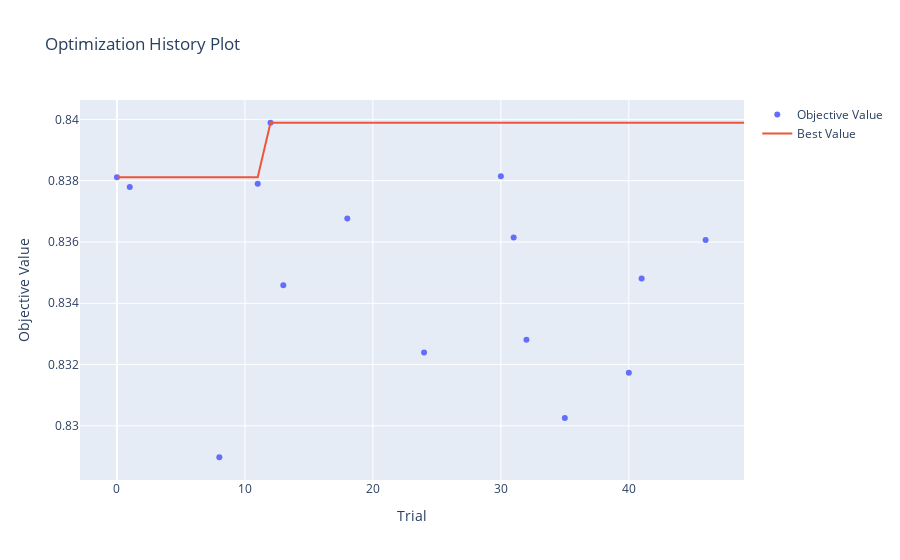
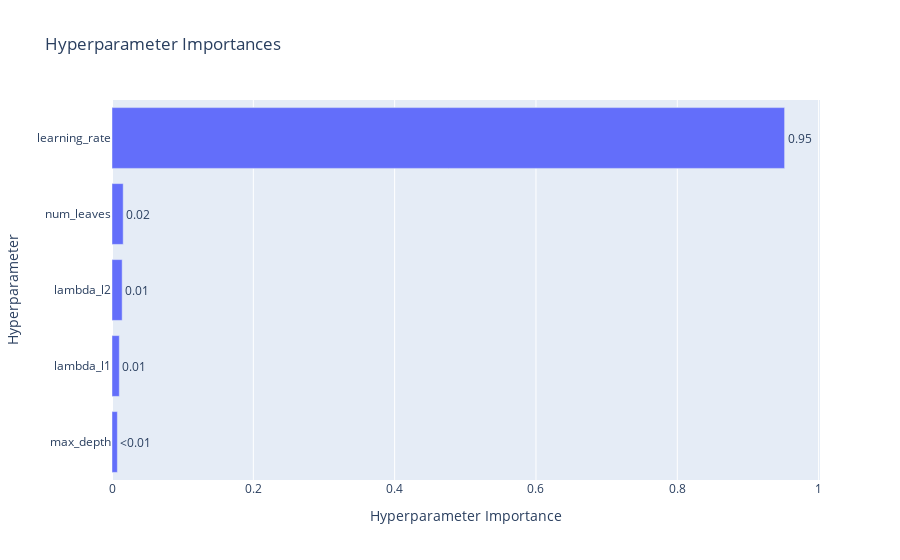
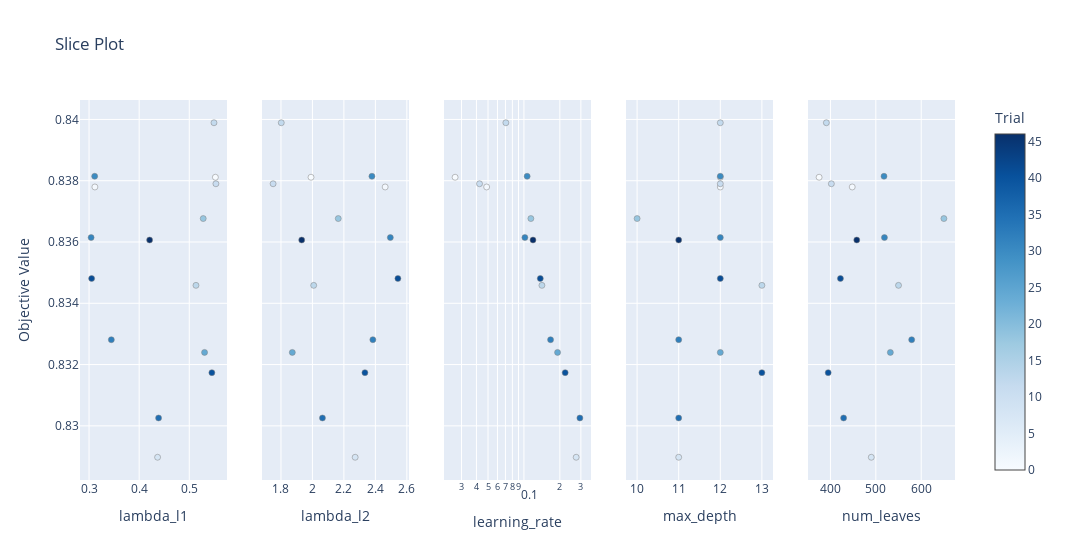

The code cell stored with these charts, in order, in its notebook:
### Code cell
import optuna.visualization as vis

# 1. Best trial summary
best = lightgbm_study2.best_trial
print(f"✅ Best AUC: {best.value:.6f}")
print("✅ Best Parameters:")
for k, v in best.params.items():
    print(f"  {k}: {v}")

# 2. Trial counts
completed = sum(t.state == optuna.trial.TrialState.COMPLETE for t in lightgbm_study2.trials)
pruned = sum(t.state == optuna.trial.TrialState.PRUNED for t in lightgbm_study2.trials)
print(f"\nTrials Completed: {completed}")
print(f"🪓 Trials Pruned:    {pruned}")
print(f"🧮 Total Trials:     {len(lightgbm_study2.trials)}")

# 3. Optimization history (interactive)
vis.plot_optimization_history(lightgbm_study2).show()

# 4. Parameter importances (interactive)
vis.plot_param_importances(lightgbm_study2).show()

vis.plot_slice(lightgbm_study2).show()

### Figure 1 — Plotly figure (JSON) as saved in the notebook; plotly's stock layout.template omitted (floating-point values rounded to 4 significant figures)
{"data": [{"mode": "markers", "name": "Objective Value", "type": "scatter", "x": [0, 1, 8, 11, 12, 13, 18, 24, 30, 31, 32, 35, 40, 41, 46], "y": [0.8381, 0.8378, 0.829, 0.8379, 0.8399, 0.8346, 0.8368, 0.8324, 0.8381, 0.8361, 0.8328, 0.8303, 0.8317, 0.8348, 0.8361]}, {"mode": "lines", "name": "Best Value", "type": "scatter", "x": [0, 1, 2, 3, 4, 5, 6, 7, 8, 9, 10, 11, 12, 13, 14, 15, 16, 17, 18, 19, 20, 21, 22, 23, 24, 25, 26, 27, 28, 29, 30, 31, 32, 33, 34, 35, 36, 37, 38, 39, 40, 41, 42, 43, 44, 45, 46, 47, 48, 49], "y": [0.8381, 0.8381, 0.8381, 0.8381, 0.8381, 0.8381, 0.8381, 0.8381, 0.8381, 0.8381, 0.8381, 0.8381, 0.8399, 0.8399, 0.8399, 0.8399, 0.8399, 0.8399, 0.8399, 0.8399, 0.8399, 0.8399, 0.8399, 0.8399, 0.8399, 0.8399, 0.8399, 0.8399, 0.8399, 0.8399, 0.8399, 0.8399, 0.8399, 0.8399, 0.8399, 0.8399, 0.8399, 0.8399, 0.8399, 0.8399, 0.8399, 0.8399, 0.8399, 0.8399, 0.8399, 0.8399, 0.8399, 0.8399, 0.8399, 0.8399]}, {"marker": {"color": "#cccccc"}, "mode": "markers", "name": "Infeasible Trial", "showlegend": false, "type": "scatter", "x": [], "y": []}], "layout": {"title": {"text": "Optimization History Plot"}, "xaxis": {"title": {"text": "Trial"}}, "yaxis": {"title": {"text": "Objective Value"}}}}

### Figure 2 — Plotly figure (JSON) as saved in the notebook; plotly's stock layout.template omitted (floating-point values rounded to 4 significant figures)
{"data": [{"cliponaxis": false, "hovertemplate": ["max_depth (IntDistribution): 0.00757871965922686<extra></extra>", "lambda_l1 (FloatDistribution): 0.010353122412982868<extra></extra>", "lambda_l2 (FloatDistribution): 0.014383539403607402<extra></extra>", "num_leaves (IntDistribution): 0.015831508610880916<extra></extra>", "learning_rate (FloatDistribution): 0.9518531099133021<extra></extra>"], "name": "Objective Value", "orientation": "h", "text": ["<0.01", "0.01", "0.01", "0.02", "0.95"], "textposition": "outside", "type": "bar", "x": [0.007579, 0.01035, 0.01438, 0.01583, 0.9519], "y": ["max_depth", "lambda_l1", "lambda_l2", "num_leaves", "learning_rate"]}], "layout": {"title": {"text": "Hyperparameter Importances"}, "xaxis": {"title": {"text": "Hyperparameter Importance"}}, "yaxis": {"title": {"text": "Hyperparameter"}}}}

### Figure 3 — Plotly figure (JSON) as saved in the notebook; plotly's stock layout.template omitted (floating-point values rounded to 4 significant figures)
{"data": [{"marker": {"color": [0, 1, 8, 11, 12, 13, 18, 24, 30, 31, 32, 35, 40, 41, 46], "colorbar": {"title": {"text": "Trial"}, "x": 1, "xpad": 40}, "colorscale": [[0, "rgb(247,251,255)"], [0.125, "rgb(222,235,247)"], [0.25, "rgb(198,219,239)"], [0.375, "rgb(158,202,225)"], [0.5, "rgb(107,174,214)"], [0.625, "rgb(66,146,198)"], [0.75, "rgb(33,113,181)"], [0.875, "rgb(8,81,156)"], [1, "rgb(8,48,107)"]], "line": {"color": "Grey", "width": 0.5}, "showscale": true}, "mode": "markers", "name": "Feasible Trial", "showlegend": false, "type": "scatter", "x": [0.5521, 0.3116, 0.4368, 0.5531, 0.5493, 0.5133, 0.5278, 0.5305, 0.3112, 0.3041, 0.3445, 0.4387, 0.5451, 0.3051, 0.4209], "xaxis": "x", "y": [0.8381, 0.8378, 0.829, 0.8379, 0.8399, 0.8346, 0.8368, 0.8324, 0.8381, 0.8361, 0.8328, 0.8303, 0.8317, 0.8348, 0.8361], "yaxis": "y"}, {"marker": {"color": [0, 1, 8, 11, 12, 13, 18, 24, 30, 31, 32, 35, 40, 41, 46], "colorbar": {"title": {"text": "Trial"}, "x": 1, "xpad": 40}, "colorscale": [[0, "rgb(247,251,255)"], [0.125, "rgb(222,235,247)"], [0.25, "rgb(198,219,239)"], [0.375, "rgb(158,202,225)"], [0.5, "rgb(107,174,214)"], [0.625, "rgb(66,146,198)"], [0.75, "rgb(33,113,181)"], [0.875, "rgb(8,81,156)"], [1, "rgb(8,48,107)"]], "line": {"color": "Grey", "width": 0.5}, "showscale": false}, "mode": "markers", "name": "Feasible Trial", "showlegend": false, "type": "scatter", "x": [1.991, 2.462, 2.272, 1.75, 1.802, 2.008, 2.164, 1.872, 2.378, 2.495, 2.384, 2.064, 2.333, 2.543, 1.932], "xaxis": "x2", "y": [0.8381, 0.8378, 0.829, 0.8379, 0.8399, 0.8346, 0.8368, 0.8324, 0.8381, 0.8361, 0.8328, 0.8303, 0.8317, 0.8348, 0.8361], "yaxis": "y2"}, {"marker": {"color": [0, 1, 8, 11, 12, 13, 18, 24, 30, 31, 32, 35, 40, 41, 46], "colorbar": {"title": {"text": "Trial"}, "x": 1, "xpad": 40}, "colorscale": [[0, "rgb(247,251,255)"], [0.125, "rgb(222,235,247)"], [0.25, "rgb(198,219,239)"], [0.375, "rgb(158,202,225)"], [0.5, "rgb(107,174,214)"], [0.625, "rgb(66,146,198)"], [0.75, "rgb(33,113,181)"], [0.875, "rgb(8,81,156)"], [1, "rgb(8,48,107)"]], "line": {"color": "Grey", "width": 0.5}, "showscale": false}, "mode": "markers", "name": "Feasible Trial", "showlegend": false, "type": "scatter", "x": [0.02649, 0.04871, 0.2741, 0.04245, 0.07055, 0.1415, 0.1143, 0.1914, 0.1064, 0.1019, 0.1672, 0.2945, 0.2216, 0.1371, 0.1191], "xaxis": "x3", "y": [0.8381, 0.8378, 0.829, 0.8379, 0.8399, 0.8346, 0.8368, 0.8324, 0.8381, 0.8361, 0.8328, 0.8303, 0.8317, 0.8348, 0.8361], "yaxis": "y3"}, {"marker": {"color": [0, 1, 8, 11, 12, 13, 18, 24, 30, 31, 32, 35, 40, 41, 46], "colorbar": {"title": {"text": "Trial"}, "x": 1, "xpad": 40}, "colorscale": [[0, "rgb(247,251,255)"], [0.125, "rgb(222,235,247)"], [0.25, "rgb(198,219,239)"], [0.375, "rgb(158,202,225)"], [0.5, "rgb(107,174,214)"], [0.625, "rgb(66,146,198)"], [0.75, "rgb(33,113,181)"], [0.875, "rgb(8,81,156)"], [1, "rgb(8,48,107)"]], "line": {"color": "Grey", "width": 0.5}, "showscale": false}, "mode": "markers", "name": "Feasible Trial", "showlegend": false, "type": "scatter", "x": [12, 12, 11, 12, 12, 13, 10, 12, 12, 12, 11, 11, 13, 12, 11], "xaxis": "x4", "y": [0.8381, 0.8378, 0.829, 0.8379, 0.8399, 0.8346, 0.8368, 0.8324, 0.8381, 0.8361, 0.8328, 0.8303, 0.8317, 0.8348, 0.8361], "yaxis": "y4"}, {"marker": {"color": [0, 1, 8, 11, 12, 13, 18, 24, 30, 31, 32, 35, 40, 41, 46], "colorbar": {"title": {"text": "Trial"}, "x": 1, "xpad": 40}, "colorscale": [[0, "rgb(247,251,255)"], [0.125, "rgb(222,235,247)"], [0.25, "rgb(198,219,239)"], [0.375, "rgb(158,202,225)"], [0.5, "rgb(107,174,214)"], [0.625, "rgb(66,146,198)"], [0.75, "rgb(33,113,181)"], [0.875, "rgb(8,81,156)"], [1, "rgb(8,48,107)"]], "line": {"color": "Grey", "width": 0.5}, "showscale": false}, "mode": "markers", "name": "Feasible Trial", "showlegend": false, "type": "scatter", "x": [375, 448, 490, 402, 391, 550, 650, 532, 518, 519, 579, 429, 395, 422, 458], "xaxis": "x5", "y": [0.8381, 0.8378, 0.829, 0.8379, 0.8399, 0.8346, 0.8368, 0.8324, 0.8381, 0.8361, 0.8328, 0.8303, 0.8317, 0.8348, 0.8361], "yaxis": "y5"}], "layout": {"title": {"text": "Slice Plot"}, "width": 1500, "xaxis": {"anchor": "y", "domain": [0, 0.168], "title": {"text": "lambda_l1"}}, "xaxis2": {"anchor": "y2", "domain": [0.208, 0.376], "title": {"text": "lambda_l2"}}, "xaxis3": {"anchor": "y3", "domain": [0.416, 0.584], "title": {"text": "learning_rate"}, "type": "log"}, "xaxis4": {"anchor": "y4", "domain": [0.624, 0.792], "title": {"text": "max_depth"}}, "xaxis5": {"anchor": "y5", "domain": [0.832, 1], "title": {"text": "num_leaves"}}, "yaxis": {"anchor": "x", "domain": [0, 1], "title": {"text": "Objective Value"}}, "yaxis2": {"anchor": "x2", "domain": [0, 1], "matches": "y", "showticklabels": false}, "yaxis3": {"anchor": "x3", "domain": [0, 1], "matches": "y", "showticklabels": false}, "yaxis4": {"anchor": "x4", "domain": [0, 1], "matches": "y", "showticklabels": false}, "yaxis5": {"anchor": "x5", "domain": [0, 1], "matches": "y", "showticklabels": false}}}
